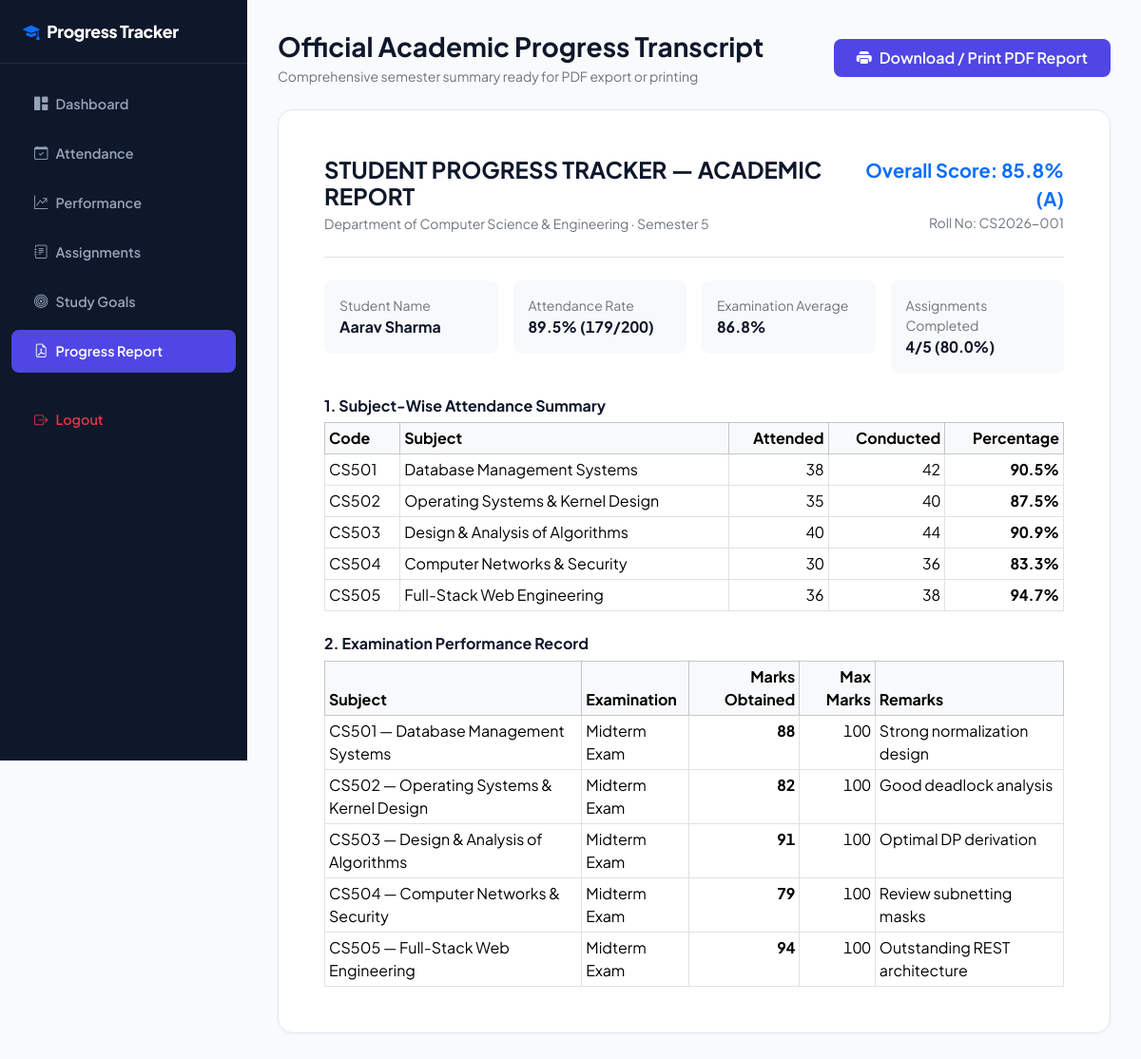
The app's page /reports (signed in) with its own data.
### tables this page shows
CREATE TABLE Students (
            id INTEGER PRIMARY KEY AUTOINCREMENT,
            roll_no TEXT UNIQUE NOT NULL,
            full_name TEXT NOT NULL,
            email TEXT UNIQUE NOT NULL,
            password_hash TEXT NOT NULL,
            department TEXT NOT NULL,
            semester INTEGER NOT NULL DEFAULT 5,
            phone TEXT,
            created_at TIMESTAMP DEFAULT CURRENT_TIMESTAMP
        );

CREATE TABLE Attendance (
            id INTEGER PRIMARY KEY AUTOINCREMENT,
            student_id INTEGER NOT NULL,
            subject_id INTEGER NOT NULL,
            classes_attended INTEGER NOT NULL DEFAULT 0,
            classes_conducted INTEGER NOT NULL DEFAULT 0,
            last_updated DATE DEFAULT CURRENT_DATE,
            UNIQUE(student_id, subject_id),
            FOREIGN KEY (student_id) REFERENCES Students(id) ON DELETE CASCADE,
            FOREIGN KEY (subject_id) REFERENCES Subjects(id) ON DELETE CASCADE
        );

CREATE TABLE Subjects (
            id INTEGER PRIMARY KEY AUTOINCREMENT,
            subject_code TEXT UNIQUE NOT NULL,
            subject_name TEXT NOT NULL,
            credits INTEGER NOT NULL DEFAULT 4,
            semester INTEGER NOT NULL DEFAULT 5,
            instructor TEXT NOT NULL
        );

CREATE TABLE Examination (
            id INTEGER PRIMARY KEY AUTOINCREMENT,
            student_id INTEGER NOT NULL,
            subject_id INTEGER NOT NULL,
            exam_type TEXT NOT NULL,
            marks_obtained REAL NOT NULL,
            max_marks REAL NOT NULL DEFAULT 100,
            exam_date DATE DEFAULT CURRENT_DATE,
            remarks TEXT,
            FOREIGN KEY (student_id) REFERENCES Students(id) ON DELETE CASCADE,
            FOREIGN KEY (subject_id) REFERENCES Subjects(id) ON DELETE CASCADE
        );

### app.py (the view)
@app.route("/reports")
@login_required
def reports():
    student_id = request.args.get("student_id", session["user_id"], type=int)
    conn = get_db_connection()
    data = get_student_summary(conn, student_id)
    conn.close()
    return render_template("reports.html", **data)

### app.py (called while the page is built)
def login_required(f):
    @wraps(f)
    def decorated_function(*args, **kwargs):
        if "user_id" not in session:
            flash("Please log in to access this page.", "warning")
            return redirect(url_for("login"))
        return f(*args, **kwargs)
    return decorated_function

### database.py (called while the page is built)
def get_db_connection():
    os.makedirs(DB_DIR, exist_ok=True)
    conn = sqlite3.connect(DB_PATH)
    conn.row_factory = sqlite3.Row
    conn.execute("PRAGMA foreign_keys = ON;")
    return conn

### templates/reports.html (shortened to what this page needs)
<!DOCTYPE html>
<html lang="en">
<head>
  <link href="https://cdn.jsdelivr.net/npm/bootstrap@5.3.3/dist/css/bootstrap.min.css" rel="stylesheet" />
  <link href="https://cdn.jsdelivr.net/npm/bootstrap-icons@1.11.3/font/bootstrap-icons.css" rel="stylesheet" />
  <link rel="stylesheet" href="{{ url_for('static', filename='css/style.css') }}" />
</head>
<body>
  <aside class="sidebar-wrapper no-print">
    <a href="{{ url_for('dashboard') }}" class="sidebar-brand">
      <i class="bi bi-mortarboard-fill text-primary me-2"></i>Progress Tracker
    </a>
    <nav class="nav flex-column sidebar-nav mt-3">
      <a class="nav-link" href="{{ url_for('dashboard') }}"><i class="bi bi-grid-1x2-fill me-2"></i>Dashboard</a>
      <a class="nav-link" href="{{ url_for('attendance') }}"><i class="bi bi-calendar-check me-2"></i>Attendance</a>
      <a class="nav-link" href="{{ url_for('performance') }}"><i class="bi bi-graph-up-arrow me-2"></i>Performance</a>
      <a class="nav-link" href="{{ url_for('assignments') }}"><i class="bi bi-journal-text me-2"></i>Assignments</a>
      <a class="nav-link" href="{{ url_for('goals') }}"><i class="bi bi-bullseye me-2"></i>Study Goals</a>
      <a class="nav-link active" href="{{ url_for('reports') }}"><i class="bi bi-file-earmark-pdf me-2"></i>Progress Report</a>
      <a class="nav-link text-danger mt-4" href="{{ url_for('logout') }}"><i class="bi bi-box-arrow-right me-2"></i>Logout</a>
    </nav>
  </aside>
  <main class="main-content">
    <div class="d-flex justify-content-between align-items-center mb-4 no-print">
      <div>
        <h3 class="fw-bold mb-1">Official Academic Progress Transcript</h3>
        <p class="text-secondary small mb-0">Comprehensive semester summary ready for PDF export or printing</p>
      </div>
      <button id="downloadPdfReportBtn" class="btn btn-indigo px-4 py-2">
        <i class="bi bi-printer-fill me-2"></i>Download / Print PDF Report
      </button>
    </div>
    <div class="card-custom p-4 p-md-5">
      <div class="border-bottom pb-4 mb-4 d-flex justify-content-between align-items-start">
        <div>
          <h4 class="fw-bold mb-1">STUDENT PROGRESS TRACKER — ACADEMIC REPORT</h4>
          <div class="text-secondary small">Department of {{ student.department }} · Semester {{ student.semester }}</div>
        </div>
        <div class="text-end">
          <div class="fw-bold fs-5 text-primary">Overall Score: {{ overall_performance }}% ({{ grade_letter }})</div>
          <div class="small text-secondary">Roll No: {{ student.roll_no }}</div>
        </div>
      </div>
      <div class="row g-3 mb-4">
        <div class="col-md-3">
          <div class="p-3 bg-light rounded-3">
            <div class="small text-secondary">Student Name</div>
            <div class="fw-bold">{{ student.full_name }}</div>
          </div>
        </div>
        <div class="col-md-3">
          <div class="p-3 bg-light rounded-3">
            <div class="small text-secondary">Attendance Rate</div>
            <div class="fw-bold tabular-nums">{{ overall_attendance_pct }}% ({{ total_attended }}/{{ total_conducted }})</div>
          </div>
        </div>
        <div class="col-md-3">
          <div class="p-3 bg-light rounded-3">
            <div class="small text-secondary">Examination Average</div>
            <div class="fw-bold tabular-nums">{{ avg_exam_pct }}%</div>
          </div>
        </div>
        <div class="col-md-3">
          <div class="p-3 bg-light rounded-3">
            <div class="small text-secondary">Assignments Completed</div>
            <div class="fw-bold tabular-nums">{{ completed_assignments }}/{{ total_assignments }} ({{ assignment_completion_pct }}%)</div>
          </div>
        </div>
      </div>
      <h6 class="fw-bold mb-2">1. Subject-Wise Attendance Summary</h6>
      <table class="table table-bordered table-sm mb-4">
        <thead class="table-light">
          <tr>
            <th>Code</th>
            <th>Subject</th>
            <th class="text-end">Attended</th>
            <th class="text-end">Conducted</th>
            <th class="text-end">Percentage</th>
          </tr>
        </thead>
        <tbody>
          {% for row in attendance_rows %}
            {% set pct = ((row.classes_attended / row.classes_conducted) * 100)|round(1) if row.classes_conducted > 0 else 0 %}
            <tr>
              <td>{{ row.subject_code }}</td>
              <td>{{ row.subject_name }}</td>
              <td class="text-end tabular-nums">{{ row.classes_attended }}</td>
              <td class="text-end tabular-nums">{{ row.classes_conducted }}</td>
              <td class="text-end tabular-nums fw-bold">{{ pct }}%</td>
            </tr>
          {% endfor %}
        </tbody>
      </table>
      <h6 class="fw-bold mb-2">2. Examination Performance Record</h6>
      <table class="table table-bordered table-sm mb-0">
        <thead class="table-light">
          <tr>
            <th>Subject</th>
            <th>Examination</th>
            <th class="text-end">Marks Obtained</th>
            <th class="text-end">Max Marks</th>
            <th>Remarks</th>
          </tr>
        </thead>
        <tbody>
          {% for ex in exam_rows %}
            <tr>
              <td>{{ ex.subject_code }} — {{ ex.subject_name }}</td>
              <td>{{ ex.exam_type }}</td>
              <td class="text-end tabular-nums fw-bold">{{ ex.marks_obtained|int }}</td>
              <td class="text-end tabular-nums">{{ ex.max_marks|int }}</td>
              <td>{{ ex.remarks or '—' }}</td>
            </tr>
          {% endfor %}
        </tbody>
      </table>
    </div>
  </main>
</body>
</html>

### static/css/style.css (style rules this page uses)
:root { --primary-indigo: #4f46e5; --primary-indigo-dark: #3525cd; --emerald-green: #10b981; --amber-warn: #f59e0b; --crimson-danger: #ba1a1a; --slate-bg: #f8fafc; --slate-card: #ffffff; --slate-text: #0f172a; --slate-muted: #64748b; --border-light: #e2e8f0; }
body { font-family: 'Plus Jakarta Sans', -apple-system, BlinkMacSystemFont, 'Segoe UI', Roboto, sans-serif; background-color: var(--slate-bg); color: var(--slate-text); min-height: 100vh; }
.sidebar-wrapper { width: 260px; min-height: 100vh; background-color: #0f172a; color: #f8fafc; position: fixed; top: 0; left: 0; z-index: 1000; transition: transform 0.2s ease; }
.sidebar-brand { padding: 1.25rem 1.5rem; border-bottom: 1px solid rgba(255, 255, 255, 0.08); font-weight: 800; font-size: 1.1rem; letter-spacing: -0.02em; color: #ffffff; text-decoration: none; display: block; }
.sidebar-nav .nav-link { color: #94a3b8; padding: 0.75rem 1.5rem; font-weight: 600; font-size: 0.9rem; border-radius: 0.5rem; margin: 0.2rem 0.75rem; transition: all 0.15s ease; }
.sidebar-nav .nav-link:hover, .sidebar-nav .nav-link.active { background-color: var(--primary-indigo); color: #ffffff; }
.main-content { margin-left: 260px; padding: 2rem; }
.card-custom { background: var(--slate-card); border: 1px solid var(--border-light); border-radius: 1rem; box-shadow: 0 1px 3px rgba(15, 23, 42, 0.04); }
.tabular-nums { font-variant-numeric: tabular-nums; }
.btn-indigo { background-color: var(--primary-indigo); color: #ffffff; font-weight: 600; border-radius: 0.5rem; border: none; }

### records on screen
Students: department "Computer Science & Engineering", semester "5", roll_no "CS2026-001", full_name "Aarav Sharma"
Attendance: subject_code "CS501", subject_name "Database Management Systems", classes_attended "38", classes_conducted "42", pct "90.5"
Attendance: subject_code "CS502", subject_name "Operating Systems & Kernel Design", classes_attended "35", classes_conducted "40", pct "87.5"
Attendance: subject_code "CS503", subject_name "Design & Analysis of Algorithms", classes_attended "40", classes_conducted "44", pct "90.9"
Attendance: subject_code "CS504", subject_name "Computer Networks & Security", classes_attended "30", classes_conducted "36", pct "83.3"
Attendance: subject_code "CS505", subject_name "Full-Stack Web Engineering", classes_attended "36", classes_conducted "38", pct "94.7"
Examination: subject_code "CS501", subject_name "Database Management Systems", exam_type "Midterm Exam", marks_obtained "88", max_marks "100", remarks "Strong normalization design"
Examination: subject_code "CS502", subject_name "Operating Systems & Kernel Design", exam_type "Midterm Exam", marks_obtained "82", max_marks "100", remarks "Good deadlock analysis"
Examination: subject_code "CS503", subject_name "Design & Analysis of Algorithms", exam_type "Midterm Exam", marks_obtained "91", max_marks "100", remarks "Optimal DP derivation"
Examination: subject_code "CS504", subject_name "Computer Networks & Security", exam_type "Midterm Exam", marks_obtained "79", max_marks "100", remarks "Review subnetting masks"
Examination: subject_code "CS505", subject_name "Full-Stack Web Engineering", exam_type "Midterm Exam", marks_obtained "94", max_marks "100", remarks "Outstanding REST architecture"

### other values on screen
{{ overall_performance }} "85.8"
{{ grade_letter }} "A"
{{ overall_attendance_pct }} "89.5"
{{ total_attended }} "179"
{{ total_conducted }} "200"
{{ avg_exam_pct }} "86.8"
{{ completed_assignments }} "4"
{{ total_assignments }} "5"
{{ assignment_completion_pct }} "80.0"
